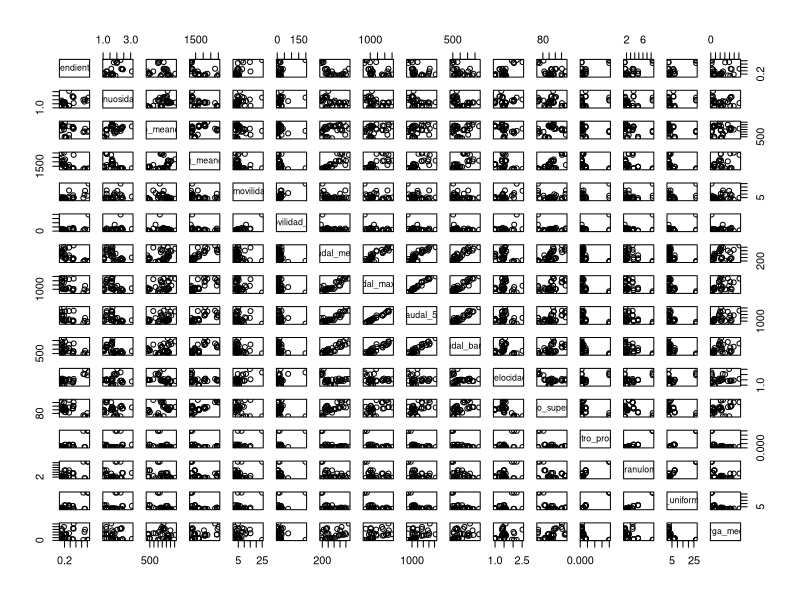

Write the R code that produced this figure. (Note: this script raises an error after producing the figure.)
# Statistical consulting 1: Multivariate mixed models
# H. Achicanoy & M. López
# 2015

options(warn=-1)
library(readr)
library(dplyr)
library(tidyr)
library(ggplot2)

data <- read_csv('iniData.csv')
data$tramo <- factor(data$tramo)
data$periodo <- factor(data$periodo)
str(data)

pairs(data[,-c(1:2)])
cor(data[,-c(1:2)],use='complete.obs')

## Variables de respuesta: morfologicas
# 1. Pendiente del cauce
# 2. Ancho a banca llena del cauce
# 3. Índice de sinuosidad
# 4. Amplitud de meandros
# 5. Longitud de onda de meandros
# 6. Tasa de movilidad
# 7. Tasa de movilidad máxima

## Variables explicativas: Hidrológicas e hidráulicas
# 1. Caudal medio multianual
# 2. Caudal máximo historico
# 3. Caudal para 50 años de periodo de retorno
# 4. Caudal de banca llena
# 5. Velocidad para el caudal de banca llena
# 6. Ancho superficial del flujo para el caudal de banca llena

# Variables explicativas: Sedimentológicas
# 1. Diametro promedio del material del lecho
# 2. Desviación típica granulométrica
# 3. Coeficiente de uniformidad
# 4. Carga media anual de material del lecho

lm.fit <- lm()

library(nlme)

# My first mixed model
# Using lme4 package
fit <- lmer(formula=ancho_banca~caudal_medio+caudal_maximo+caudal_50+caudal_banca+velocidad+ancho_superficial+diametro_promedio+dev_granulometrica+coef_uniformidad+carga_media+(1|tramo)+(1|periodo),data=data,REML=T)
summary(fit)
